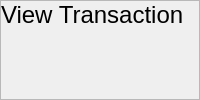
        <widget class="QFrame" name="Header">
         <property name="sizePolicy">
          <sizepolicy hsizetype="Preferred" vsizetype="Preferred">
           <horstretch>0</horstretch>
           <verstretch>0</verstretch>
          </sizepolicy>
         </property>
         <property name="frameShape">
          <enum>QFrame::StyledPanel</enum>
         </property>
         <property name="frameShadow">
          <enum>QFrame::Raised</enum>
         </property>
         <layout class="QHBoxLayout" name="horizontalLayout_8">
          <property name="spacing">
           <number>0</number>
          </property>
          <property name="leftMargin">
           <number>0</number>
          </property>
          <property name="topMargin">
           <number>0</number>
          </property>
          <property name="rightMargin">
           <number>0</number>
          </property>
          <property name="bottomMargin">
           <number>0</number>
          </property>
          <item alignment="Qt::AlignTop">
           <widget class="QWidget" name="widget_17" native="true">
            <layout class="QHBoxLayout" name="horizontalLayout_2">
             <property name="spacing">
              <number>10</number>
             </property>
             <property name="leftMargin">
              <number>0</number>
             </property>
             <property name="topMargin">
              <number>0</number>
             </property>
             <property name="rightMargin">
              <number>0</number>
             </property>
             <property name="bottomMargin">
              <number>0</number>
             </property>
             <item alignment="Qt::AlignTop">
              <widget class="QWidget" name="widget_16" native="true">
               <property name="styleSheet">
                <string notr="true">#label {
	font: 500 12pt &quot;Satoshi&quot;;
}
#InterfaceTitle {
	font-size: 24px;
}</string>
               </property>
               <layout class="QVBoxLayout" name="verticalLayout_27">
                <property name="spacing">
                 <number>0</number>
                </property>
                <property name="leftMargin">
                 <number>0</number>
                </property>
                <property name="topMargin">
                 <number>0</number>
                </property>
                <property name="rightMargin">
                 <number>0</number>
                </property>
                <property name="bottomMargin">
                 <number>0</number>
                </property>
                <item>
                 <widget class="QLabel" name="InterfaceTitle">
                  <property name="sizePolicy">
                   <sizepolicy hsizetype="Expanding" vsizetype="Expanding">
                    <horstretch>0</horstretch>
                    <verstretch>0</verstretch>
                   </sizepolicy>
                  </property>
                  <property name="text">
                   <string>View Transaction</string>
                  </property>
                 </widget>
                </item>
               </layout>
              </widget>
             </item>
            </layout>
           </widget>
          </item>
         </layout>
        </widget>
